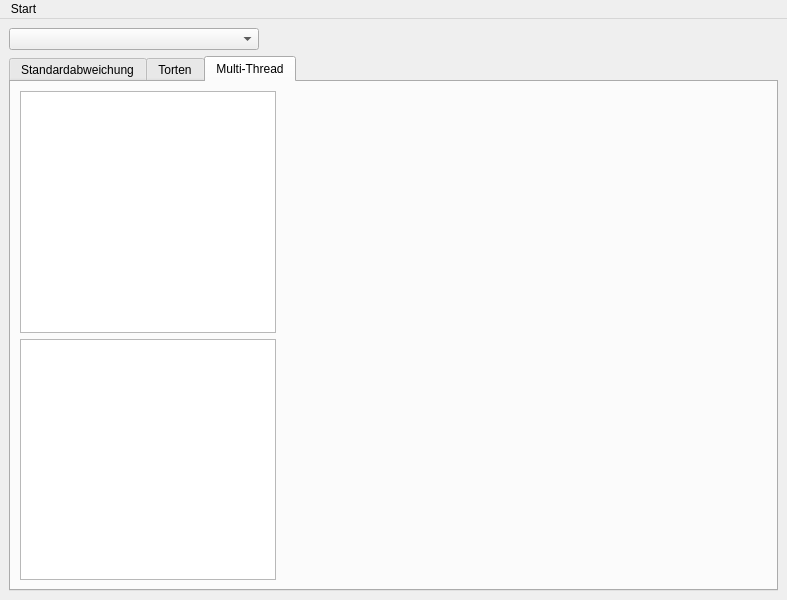
<?xml version="1.0" encoding="UTF-8"?>
<ui version="4.0">
 <class>ProfilerWindow</class>
 <widget class="QMainWindow" name="ProfilerWindow">
  <property name="geometry">
   <rect>
    <x>0</x>
    <y>0</y>
    <width>787</width>
    <height>600</height>
   </rect>
  </property>
  <property name="windowTitle">
   <string>ANNarchy Profiler</string>
  </property>
  <widget class="QWidget" name="CentralWidget">
   <layout class="QVBoxLayout" name="verticalLayout">
    <item>
     <widget class="QComboBox" name="cmbThread">
      <property name="sizePolicy">
       <sizepolicy hsizetype="Preferred" vsizetype="Fixed">
        <horstretch>0</horstretch>
        <verstretch>0</verstretch>
       </sizepolicy>
      </property>
      <property name="maximumSize">
       <size>
        <width>250</width>
        <height>16777215</height>
       </size>
      </property>
      <property name="layoutDirection">
       <enum>Qt::LeftToRight</enum>
      </property>
     </widget>
    </item>
    <item>
     <widget class="QTabWidget" name="AnalyzerWidget">
      <property name="sizePolicy">
       <sizepolicy hsizetype="Expanding" vsizetype="Expanding">
        <horstretch>0</horstretch>
        <verstretch>0</verstretch>
       </sizepolicy>
      </property>
      <property name="currentIndex">
       <number>2</number>
      </property>
      <widget class="QWidget" name="deviation_chart">
       <attribute name="title">
        <string>Standardabweichung</string>
       </attribute>
       <layout class="QHBoxLayout" name="errorbar_chart_layout">
        <item>
         <widget class="QTreeWidget" name="ErrorbarChartTree">
          <property name="sizePolicy">
           <sizepolicy hsizetype="Fixed" vsizetype="Expanding">
            <horstretch>100</horstretch>
            <verstretch>0</verstretch>
           </sizepolicy>
          </property>
          <attribute name="headerVisible">
           <bool>false</bool>
          </attribute>
          <column>
           <property name="text">
            <string notr="true">1</string>
           </property>
          </column>
         </widget>
        </item>
        <item>
         <widget class="ErrorbarChartWidget" name="ErrorbarChart" native="true">
          <property name="sizePolicy">
           <sizepolicy hsizetype="Expanding" vsizetype="Expanding">
            <horstretch>0</horstretch>
            <verstretch>0</verstretch>
           </sizepolicy>
          </property>
         </widget>
        </item>
       </layout>
      </widget>
      <widget class="QWidget" name="PieChartTab">
       <attribute name="title">
        <string>Torten</string>
       </attribute>
       <layout class="QHBoxLayout" name="pie_chart_layout">
        <item>
         <widget class="QTreeWidget" name="PieChartTree">
          <property name="sizePolicy">
           <sizepolicy hsizetype="Fixed" vsizetype="Expanding">
            <horstretch>100</horstretch>
            <verstretch>0</verstretch>
           </sizepolicy>
          </property>
          <attribute name="headerVisible">
           <bool>false</bool>
          </attribute>
          <attribute name="headerStretchLastSection">
           <bool>true</bool>
          </attribute>
          <column>
           <property name="text">
            <string notr="true">1</string>
           </property>
          </column>
         </widget>
        </item>
        <item alignment="Qt::AlignHCenter">
         <widget class="PieChartWidget" name="PieChart" native="true"/>
        </item>
       </layout>
      </widget>
      <widget class="QWidget" name="MultiThreadTab">
       <attribute name="title">
        <string>Multi-Thread</string>
       </attribute>
       <layout class="QHBoxLayout" name="horizontalLayout">
        <item>
         <layout class="QVBoxLayout" name="verticalLayout_2">
          <item>
           <widget class="QTreeWidget" name="ThreadSelectTree">
            <property name="sizePolicy">
             <sizepolicy hsizetype="Fixed" vsizetype="Expanding">
              <horstretch>0</horstretch>
              <verstretch>0</verstretch>
             </sizepolicy>
            </property>
            <attribute name="headerVisible">
             <bool>false</bool>
            </attribute>
            <column>
             <property name="text">
              <string notr="true">1</string>
             </property>
            </column>
           </widget>
          </item>
          <item>
           <widget class="QTreeWidget" name="FunctionSelectTree">
            <property name="sizePolicy">
             <sizepolicy hsizetype="Fixed" vsizetype="Expanding">
              <horstretch>0</horstretch>
              <verstretch>0</verstretch>
             </sizepolicy>
            </property>
            <attribute name="headerVisible">
             <bool>false</bool>
            </attribute>
            <column>
             <property name="text">
              <string notr="true">1</string>
             </property>
            </column>
           </widget>
          </item>
         </layout>
        </item>
        <item>
         <widget class="ErrorbarChartWidget" name="MultiThreadChart" native="true"/>
        </item>
       </layout>
      </widget>
     </widget>
    </item>
   </layout>
  </widget>
  <widget class="QMenuBar" name="menubar">
   <property name="geometry">
    <rect>
     <x>0</x>
     <y>0</y>
     <width>787</width>
     <height>25</height>
    </rect>
   </property>
   <widget class="QMenu" name="menuStart">
    <property name="title">
     <string>Start</string>
    </property>
    <addaction name="btnLoadData"/>
    <addaction name="btnRunMeasurement"/>
    <addaction name="btnSave"/>
   </widget>
   <addaction name="menuStart"/>
  </widget>
  <action name="btnLoadData">
   <property name="text">
    <string>Load data</string>
   </property>
   <property name="shortcut">
    <string>Ctrl+O</string>
   </property>
  </action>
  <action name="btnRunMeasurement">
   <property name="text">
    <string>Run measurement</string>
   </property>
   <property name="shortcut">
    <string>Ctrl+R</string>
   </property>
  </action>
  <action name="btnSave">
   <property name="text">
    <string>Save</string>
   </property>
   <property name="shortcut">
    <string>Ctrl+S</string>
   </property>
  </action>
 </widget>
 <customwidgets>
  <customwidget>
   <class>PieChartWidget</class>
   <extends>QWidget</extends>
   <header>Charts</header>
   <container>1</container>
  </customwidget>
  <customwidget>
   <class>ErrorbarChartWidget</class>
   <extends>QWidget</extends>
   <header>Charts</header>
   <container>1</container>
  </customwidget>
 </customwidgets>
 <resources/>
 <connections/>
</ui>
